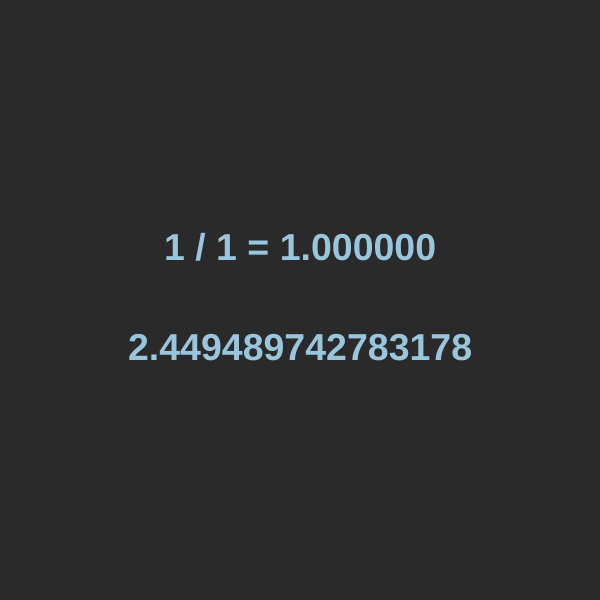
Frame 1 (no input)
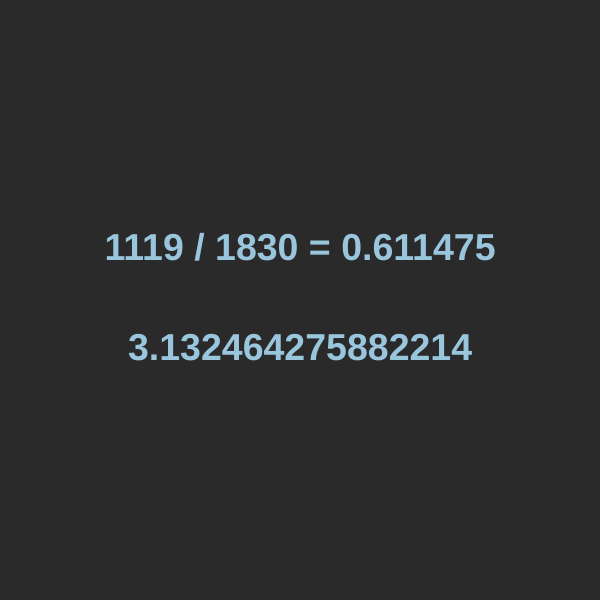
Frame 60 (no input)
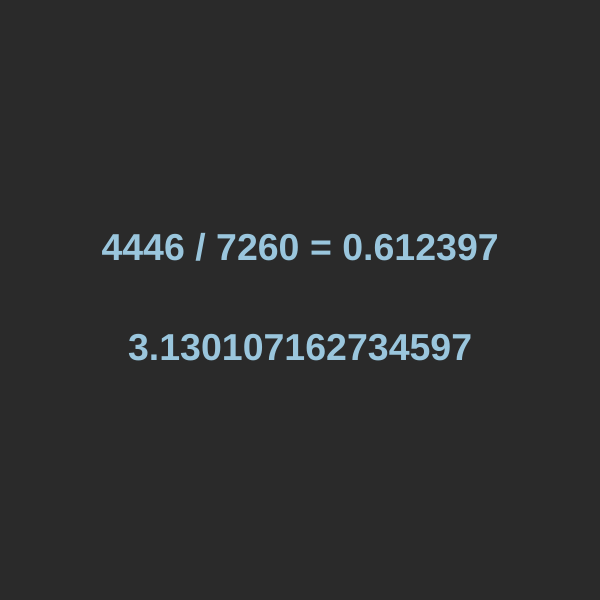
Frame 120 (the mouse pressed at the canvas centre since frame 60)

The p5.js sketch that drew these frames (run headless with seeded random() and noise() and a simulated clock; from frame 60 on, the mouse is pressed at the canvas centre):

// p5.js sketch
// ── sketch.js
// The ratio of coprime to non-coprime interger pairs is 6/pi^2 = 0.6079...
// So by generating random pairs and tracking how many were coprime, we can estimate pi

const MAX_VALUE = 10e8;

let iterPerFrame = 1;
let total = 0;
let coprime = 0;

function setup() {
  createCanvas(600, 600);
  pixelDensity(1);
}

function draw() {
  background(42);
  
  for (let i = 0; i < iterPerFrame; i++) {
    const a = floor(random(MAX_VALUE));
    const b = floor(random(MAX_VALUE));

    ++total;
    if (gcd(a, b) === 1) {
      ++coprime;
    }
  }
  ++iterPerFrame;
  
  fill('#9AC6DD');
  textSize(width/16);
  textStyle(BOLD);
  textAlign(CENTER, CENTER);
  text(`${coprime} / ${total} = ${nf(coprime/total, 1, 6)}`, width/2, height/2 - 50);
  
  const piEstimate = sqrt(6 * total / coprime);
  text(nf(piEstimate, 1, 15), width/2, height/2 + 50);
}

function gcd(a, b) {
  if (a < b) {
    [b, a] = [a, b];
  }

  while (b > 0) {
    const r = a % b;
    a = b;
    b = r;
  }

  return a;
}
